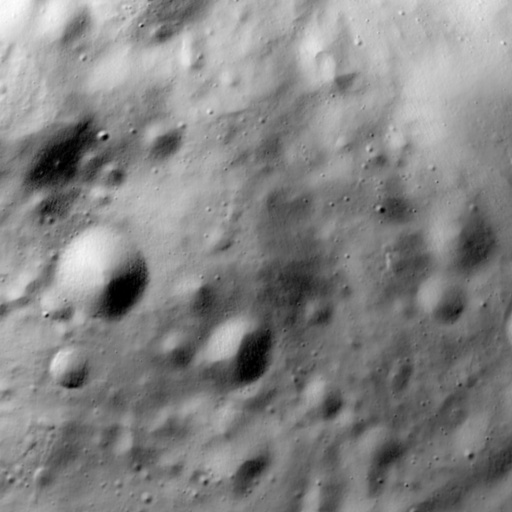
#> input picture 3D implimentation/StereoLunar-main/quick_testing/Dynamic_baseline_sample/paire1/im_01194.jpg, 512 x 512 px
$ python -i cross_sun_matcher.py   (imports and definitions only)   (older library calls are emulated)
#> lines starting #> are read from the running program, lines starting #| are printed output that depends on the picture
#> further down, picture is the input picture: shape (512, 512, 3); min 0, max 254, mean 131.9
"""
Cross-Sun Illumination-Invariant Matching
=========================================
Lunar image pairs acquired at different solar azimuth/elevation angles can
have almost no overlap in raw intensity space: a crater floor that is a deep
shadow in the morning pass can be a bright highlight in the afternoon pass.
Intensity descriptors (plain SIFT, LoFTR on radiance, phase correlation on
DN patches) then either fail outright or return a handful of clustered
matches, and the quality gate correctly rejects the result.

What *is* stable across illumination is the surface relief signature: the
gradient-magnitude field peaks on crater rims, boulder edges and scarps
regardless of which side is lit. This module builds several
gradient-magnitude channels and runs the existing RootSIFT matcher on each,
then fuses the correspondences with a spatial non-maximum suppression pass.

The matcher is injected by the caller (``src.pipeline.sift_match``) so this
module stays free of circular imports and remains unit-testable.
"""

from __future__ import annotations

import logging
from typing import Callable, Dict, List, Optional, Sequence, Tuple

import cv2
import numpy as np

from ..preprocess.shadow_normalization import normalize_illumination

logger = logging.getLogger(__name__)

MatcherFn = Callable[
    [np.ndarray, np.ndarray, Optional[dict]],
    Tuple[np.ndarray, np.ndarray, np.ndarray],
]


def to_gray(img: np.ndarray) -> np.ndarray:
    """Return a 2D uint8 grayscale view of an image."""
    if img is None:
        raise ValueError("cross-sun matcher received None image")
    arr = np.asarray(img)
    if arr.ndim == 3:
        if arr.shape[2] == 4:
            arr = cv2.cvtColor(arr, cv2.COLOR_BGRA2GRAY)
        elif arr.shape[2] == 3:
            arr = cv2.cvtColor(arr, cv2.COLOR_BGR2GRAY)
        else:
            arr = arr[:, :, 0]
    if arr.dtype != np.uint8:
        if np.issubdtype(arr.dtype, np.floating) and float(np.nanmax(arr)) <= 1.0:
            arr = arr * 255.0
        arr = np.clip(arr, 0, 255).astype(np.uint8)
    return arr


def gradient_magnitude_image(
    img: np.ndarray,
    gain: float = 90.0,
    ksize: int = 3,
    blur_sigma: float = 0.0,
) -> np.ndarray:
    """
    Build a contrast-normalized gradient-magnitude image.

    The mean magnitude is forced to 1.0 before applying ``gain`` so the same
    gain produces comparable contrast on both frames even when their absolute
    DN ranges differ. Gain values around 60-120 were empirically stable for
    cross-sun lunar pairs; the exact value mainly affects SIFT keypoint
    density, not the geometric result.
    """
    gray = to_gray(img).astype(np.float32)
    if blur_sigma > 0:
        gray = cv2.GaussianBlur(gray, (0, 0), float(blur_sigma))
    k = int(ksize) | 1
    gx = cv2.Sobel(gray, cv2.CV_32F, 1, 0, ksize=k)
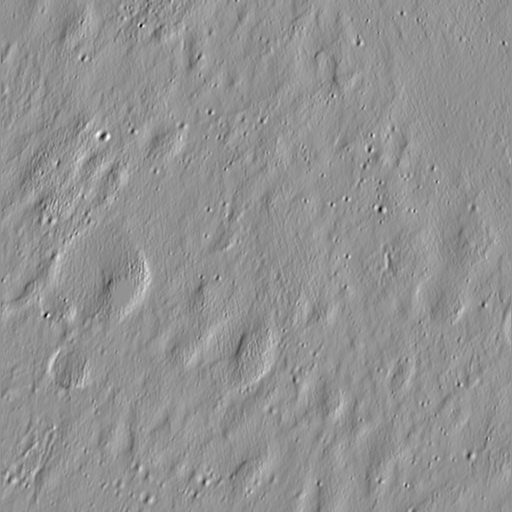
#> gx: shape (512, 512) float32; min -427, max 317, mean -0.6; drawn with min black and max white
    gy = cv2.Sobel(gray, cv2.CV_32F, 0, 1, ksize=k)
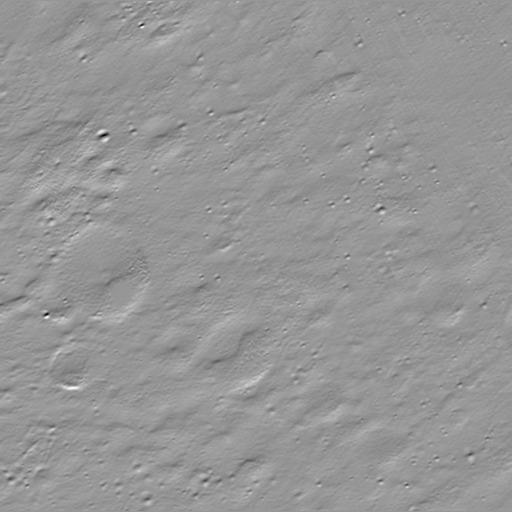
#> gy: shape (512, 512) float32; min -499, max 347, mean -1; drawn with min black and max white
    mag = np.hypot(gx, gy)
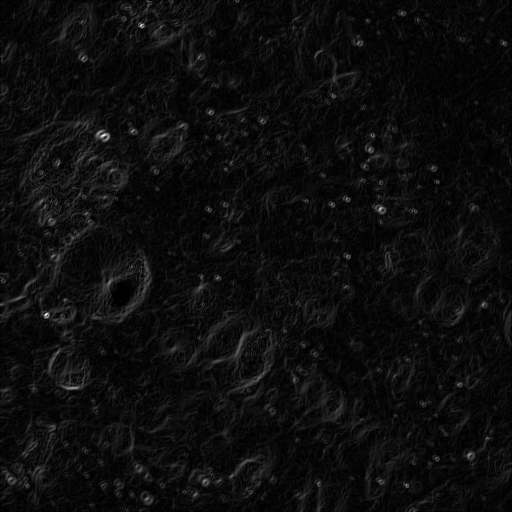
#> mag: shape (512, 512) float32; min 0, max 603.2, mean 32.1; drawn with min black and max white
    mag /= max(float(np.mean(mag)), 1e-6)
    return np.clip(mag * float(gain), 0.0, 255.0).astype(np.uint8)
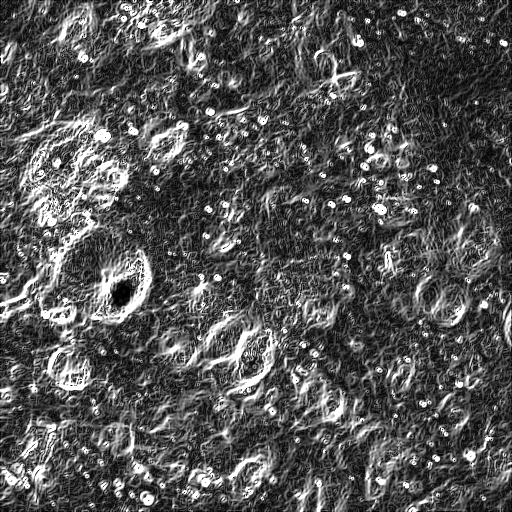
#> returned value: shape (512, 512); min 0, max 255, mean 86


# [140 lines left out: functions merge_correspondences, cross_sun_channels, match_cross_sun_gradient, not called in this run]

>>> import cv2
>>> picture = cv2.imread('../../../3D implimentation/StereoLunar-main/quick_testing/Dynamic_baseline_sample/paire1/im_01194.jpg')
>>> result = gradient_magnitude_image(picture)

$ run again, on 3D implimentation/StereoLunar-main/quick_testing/Dynamic_baseline_sample/paire1/im_01195.jpg
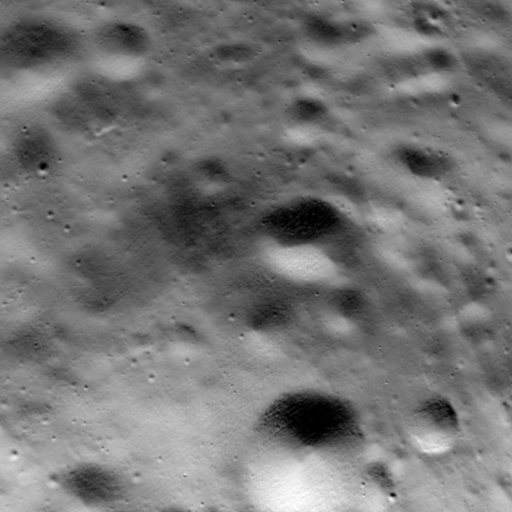
#> input picture 3D implimentation/StereoLunar-main/quick_testing/Dynamic_baseline_sample/paire1/im_01195.jpg, 512 x 512 px
#> picture is the input picture: shape (512, 512, 3); min 0, max 255, mean 117
#> in gradient_magnitude_image, `mag = np.hypot(gx, gy)`:
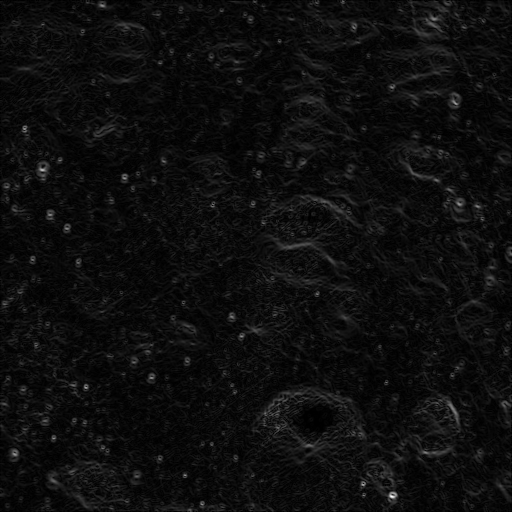
#> mag: shape (512, 512) float32; min 0, max 599.5, mean 32.9; drawn with min black and max white
#> in gradient_magnitude_image, `return np.clip(mag * float(gain), 0.0, 255.0).astype(np.uint8)`:
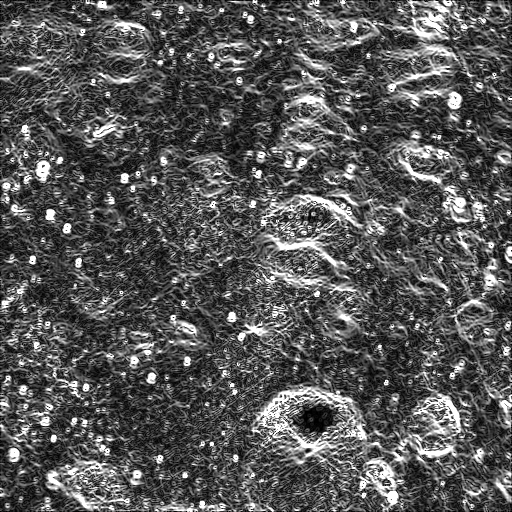
#> returned value: shape (512, 512); min 0, max 255, mean 86.5

$ run again, on 3D implimentation/StereoLunar-main/quick_testing/Dynamic_baseline_sample/paire1/im_01196.jpg
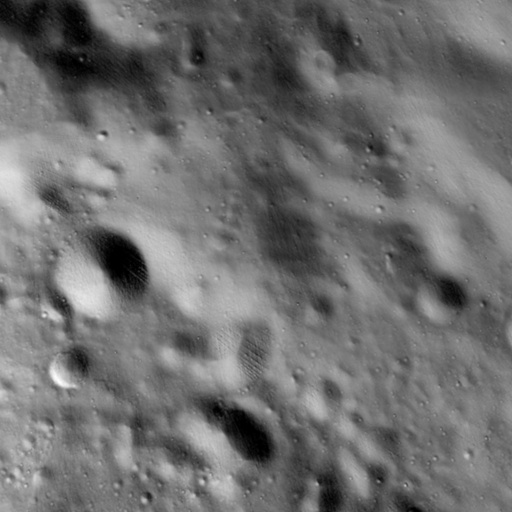
#> input picture 3D implimentation/StereoLunar-main/quick_testing/Dynamic_baseline_sample/paire1/im_01196.jpg, 512 x 512 px
#> picture is the input picture: shape (512, 512, 3); min 0, max 254, mean 111.8
#> in gradient_magnitude_image, `mag = np.hypot(gx, gy)`:
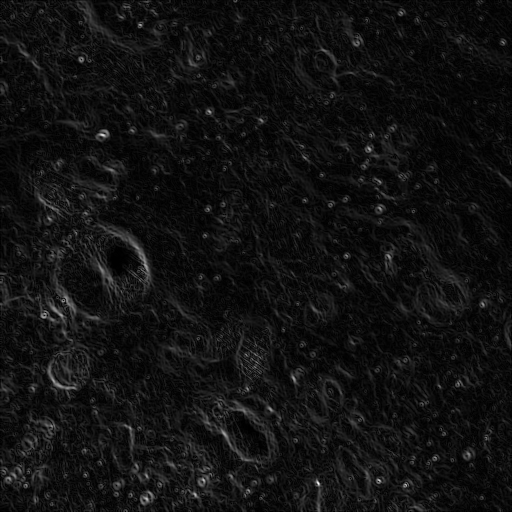
#> mag: shape (512, 512) float32; min 0, max 487.1, mean 34.3; drawn with min black and max white
#> in gradient_magnitude_image, `return np.clip(mag * float(gain), 0.0, 255.0).astype(np.uint8)`:
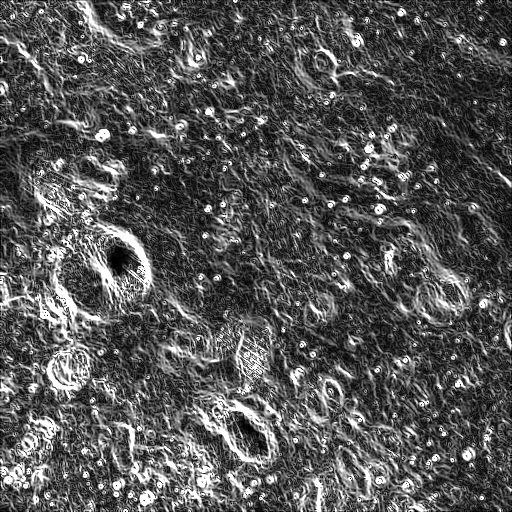
#> returned value: shape (512, 512); min 0, max 255, mean 86.3

$ run again, on 3D implimentation/StereoLunar-main/quick_testing/Dynamic_baseline_sample/paire1/im_01197.jpg
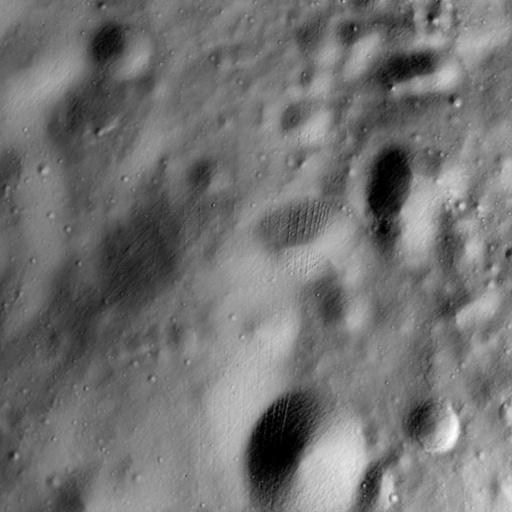
#> input picture 3D implimentation/StereoLunar-main/quick_testing/Dynamic_baseline_sample/paire1/im_01197.jpg, 512 x 512 px
#> picture is the input picture: shape (512, 512, 3); min 0, max 255, mean 114.3
#> in gradient_magnitude_image, `mag = np.hypot(gx, gy)`:
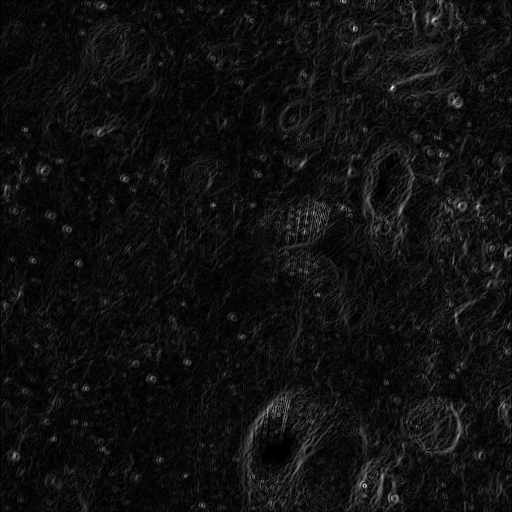
#> mag: shape (512, 512) float32; min 0, max 518.2, mean 34.2; drawn with min black and max white
#> in gradient_magnitude_image, `return np.clip(mag * float(gain), 0.0, 255.0).astype(np.uint8)`:
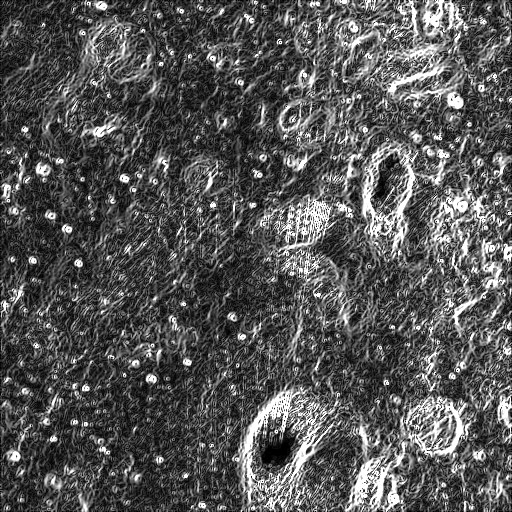
#> returned value: shape (512, 512); min 0, max 255, mean 86.1
